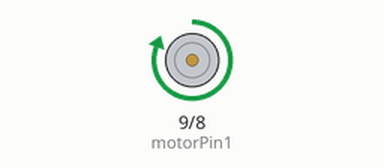
The sketch below on a simulated Arduino Uno, built with avr-gcc and run on an emulated ATmega328P. Parts: motor-driver pin pairs drawn as motors (green arrow = first pin HIGH = forward, orange = second pin HIGH = backward, longer = more drive).

Above: at 0.2 s.
Timing chart, 0 to 3.0 s (numbered marks = the images above):
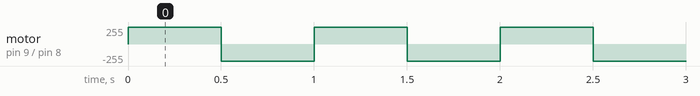

The sketch:

water_pump.ino
```cpp
//L293D

//Motor B
const int motorPin1  = 9; // Pin  7 of L293
const int motorPin2  = 8;  // Pin  2 of L293

//This will run only one time.
void setup(){

    //Set pins as outputs
    pinMode(motorPin1, OUTPUT);
    pinMode(motorPin2, OUTPUT);

}


void loop(){

    //This code will turn Motor B clockwise for 2 sec.
    digitalWrite(motorPin1, HIGH);
    digitalWrite(motorPin2, LOW);

    delay(500);
    //This code will turn Motor B counter-clockwise for 2 sec.
    digitalWrite(motorPin1, LOW);
    digitalWrite(motorPin2, HIGH);

    delay(500);

    //And this code will stop motors
    digitalWrite(motorPin1, LOW);
    digitalWrite(motorPin2, LOW);

}
```

Measured:
- by itself, motor on pin 9 (motorPin1) / pin 8 (motorPin2): alternates forward 255/255 for 0.50 s and backward 255/255 for 0.50 s
